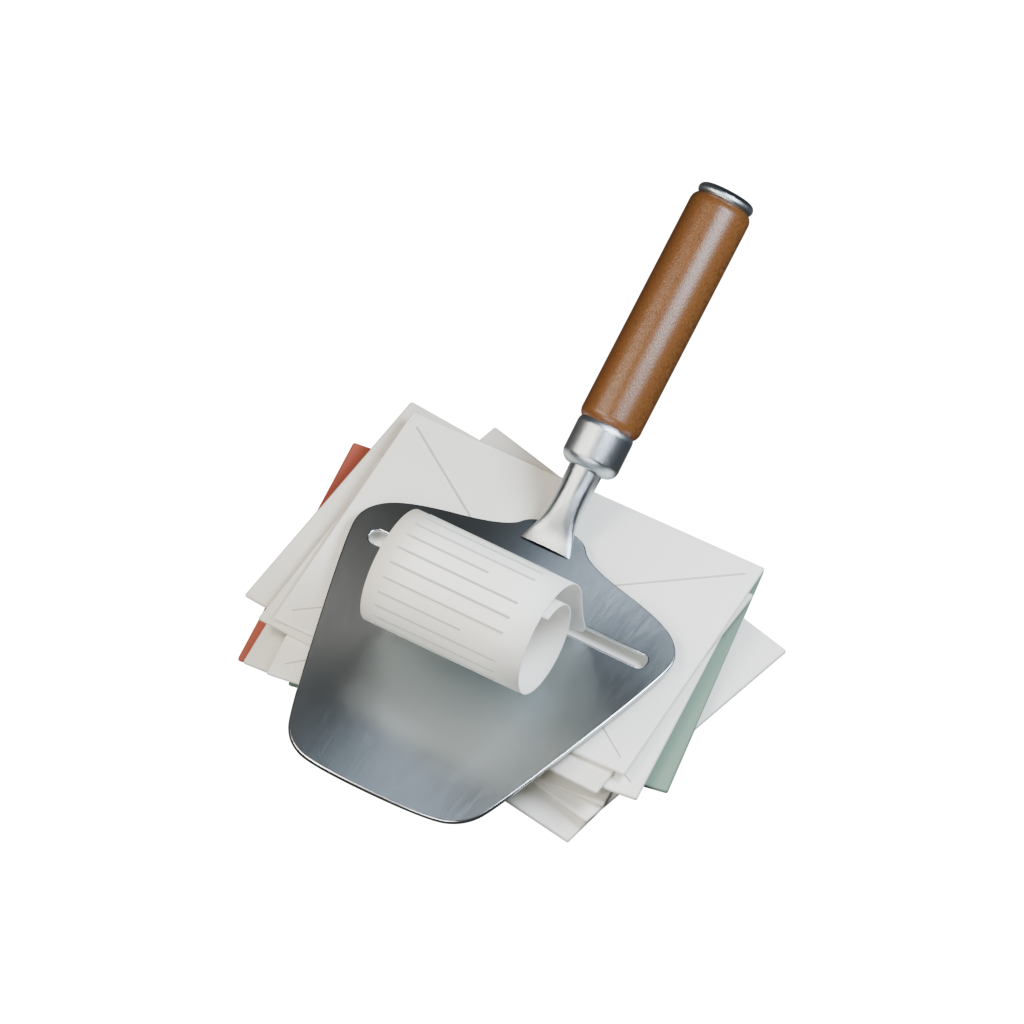

Reproduce this figure in Python.
"""Procedural studio icon. Blender -b -P icon.py -- icon.png"""
import bpy
import math
import random
import sys
from pathlib import Path
from mathutils import Vector

out = Path(sys.argv[sys.argv.index('--') + 1]).resolve()
assert out.suffix == '.png'
random.seed(17)
bpy.ops.wm.read_factory_settings(use_empty=True)
scene = bpy.context.scene
scene.render.engine = 'CYCLES'
scene.cycles.samples = 96
scene.cycles.use_denoising = True
scene.render.resolution_x = scene.render.resolution_y = 1024
scene.render.resolution_percentage = 100
scene.render.image_settings.file_format = 'PNG'
scene.render.image_settings.color_mode = 'RGBA'
scene.render.film_transparent = True
scene.render.use_stamp = False
scene.view_settings.view_transform = 'AgX'
scene.world = bpy.data.worlds.new('Studio world')
scene.world.color = (.18, .18, .18)


def material(name, color, rough=.4, metal=0, grain=None):
    m = bpy.data.materials.new(name)
    m.diffuse_color = (*color, 1)
    m.use_nodes = True
    n = m.node_tree.nodes
    l = m.node_tree.links
    bs = n.get('Principled BSDF')
    bs.inputs['Base Color'].default_value = (*color, 1)
    bs.inputs['Roughness'].default_value = rough
    bs.inputs['Metallic'].default_value = metal
    if metal:
        bs.inputs['Anisotropic'].default_value = .72
    if grain:
        coord = n.new('ShaderNodeTexCoord')
        mapping = n.new('ShaderNodeVectorMath')
        mapping.operation = 'MULTIPLY'
        mapping.inputs[1].default_value = grain
        l.new(coord.outputs['Generated'], mapping.inputs[0])
        noise = n.new('ShaderNodeTexNoise')
        noise.inputs['Scale'].default_value = 8
        noise.inputs['Detail'].default_value = 3
        l.new(mapping.outputs[0], noise.inputs['Vector'])
        bump = n.new('ShaderNodeBump')
        bump.inputs['Strength'].default_value = .16
        bump.inputs['Distance'].default_value = .012 if metal else .018
        l.new(noise.outputs['Fac'], bump.inputs['Height'])
        l.new(bump.outputs[0], bs.inputs['Normal'])
        if name == 'Walnut':
            ramp = n.new('ShaderNodeValToRGB')
            ramp.color_ramp.elements[0].color = (.025, .009, .003, 1)
            ramp.color_ramp.elements[1].color = (.24, .095, .027, 1)
            l.new(noise.outputs['Fac'], ramp.inputs[0])
            l.new(ramp.outputs[0], bs.inputs['Base Color'])
    return m

steel = material('Brushed stainless', (.52, .57, .60), .27, 1, (150, 1, 2))
wood = material('Walnut', (.14, .055, .018), .3, grain=(12, .3, 12))
paper = material('Cotton paper', (.83, .80, .71), .78, grain=(80, 80, 15))
white = material('Fresh paper', (.96, .94, .86), .69, grain=(100, 100, 20))
ink = material('Faint printed rules', (.43, .47, .44), .8)
seam = material('Fold shadow', (.56, .54, .49), .85)
red = material('Terracotta card', (.35, .075, .045), .7, grain=(50,50,10))
green = material('Sage card', (.17, .26, .19), .7, grain=(50,50,10))


def bevel(obj, width, segments=4):
    mod = obj.modifiers.new('Soft manufactured edges', 'BEVEL')
    mod.width, mod.segments = width, segments
    obj.modifiers.new('Weighted normals', 'WEIGHTED_NORMAL')
    return obj


def box(name, loc, size, mat, radius=.02, rot=0):
    bpy.ops.mesh.primitive_cube_add(size=1, location=loc)
    o = bpy.context.object
    o.name = name
    o.dimensions = size
    bpy.ops.object.transform_apply(location=False, rotation=False, scale=True)
    o.data.materials.append(mat)
    bevel(o, radius)
    o.rotation_euler.z = rot
    return o


def mesh(name, vertices, faces, mat):
    data = bpy.data.meshes.new(name)
    data.from_pydata(vertices, [], faces)
    data.update()
    o = bpy.data.objects.new(name, data)
    scene.collection.objects.link(o)
    o.data.materials.append(mat)
    return o


def line(name, points, mat, width=.008):
    c = bpy.data.curves.new(name, 'CURVE')
    c.dimensions = '3D'
    c.bevel_depth = width
    c.bevel_resolution = 3
    s = c.splines.new('POLY')
    s.points.add(len(points)-1)
    for p, v in zip(s.points, points):
        p.co = (*v, 1)
    o = bpy.data.objects.new(name,c)
    scene.collection.objects.link(o)
    o.data.materials.append(mat)
    return o


# A loose stack: real thickness, visible folded envelope backs, and two task cards.
for i in range(9):
    angle = [-.16,.12,-.23,.07,.19,-.08,.13,-.04,.025][i]
    x = [.03,-.22,.16,-.1,.12,-.19,.05,-.03,0][i]
    y = .2 + (i%3-.8)*.11
    z = .07 + i*.038
    mat = red if i == 1 else green if i == 4 else paper if i%2 else white
    obj = box('Envelope' if i not in (1,4) else 'Task card', (x,y,z), (2.55,1.85,.03), mat, .035, angle)
    if i in (6,8):
        def pt(a,b):
            return (x+a*math.cos(angle)-b*math.sin(angle),y+a*math.sin(angle)+b*math.cos(angle),z+.018)
        line('Envelope flap', [pt(-1.19,.82),pt(0,-.02),pt(1.19,.82)], seam,.006)
        line('Envelope lower folds', [pt(-1.19,-.82),pt(-.37,-.23)], seam,.004)
        line('Envelope lower folds', [pt(1.19,-.82),pt(.37,-.23)], seam,.004)
# A visible task corner, with empty boxes rather than letters or logos.
for j in range(3):
    y = -.15+j*.21
    line('Task checkbox', [(1.08,y,.278),(1.19,y,.278),(1.19,y+.10,.278),(1.08,y+.10,.278),(1.08,y,.278)], ink,.006)

# Shoulder-wide blade with a narrow rounded nose. The handle points toward +Y.
outline = [(-.18,.86),(-.30,.69),(-.94,.55),(-1.16,.38),(-1.16,.15),
           (-.76,-1.25),(-.65,-1.46),(-.43,-1.55),(.43,-1.55),(.65,-1.46),
           (.76,-1.25),(1.16,.15),(1.16,.38),(.94,.55),(.30,.69),(.18,.86)]
# Corner cutting makes a continuous pressed outline without polygonal shoulders.
for _ in range(4):
    outline = [point for a,b in zip(outline, outline[1:]+outline[:1])
               for point in ((.75*a[0]+.25*b[0], .75*a[1]+.25*b[1]),
                             (.25*a[0]+.75*b[0], .25*a[1]+.75*b[1]))]
# At 40 mm per scene unit this is 1.2 mm steel; keep the original top surface.
z0=.445
thickness=.030
verts=[(x,y,z0+z) for z in (0,thickness) for x,y in outline]
n=len(outline)
faces=[tuple(reversed(range(n))),tuple(range(n,2*n))]+[(i,(i+1)%n,(i+1)%n+n,i+n) for i in range(n)]
blade=mesh('Tapered steel blade',verts,faces,steel)
# Boolean makes an actual aperture, not a dark line painted on solid steel.
slot=box('Slot cutter',(0,.20,z0+.015),(2.02,.11,.4),steel,.044)
slot.modifiers[0].segments=16
bpy.context.view_layer.objects.active=slot
bpy.ops.object.modifier_apply(modifier=slot.modifiers[0].name)
bpy.context.view_layer.objects.active=blade
cut=blade.modifiers.new('Cutting aperture','BOOLEAN')
cut.operation='DIFFERENCE'
cut.object=slot
bpy.ops.object.modifier_apply(modifier=cut.name)
bpy.data.objects.remove(slot,do_unlink=True)
polished = material('Polished steel edge', (.65,.69,.72), .16, 1)
blade.data.materials.append(polished)
bevel(blade,.011,8)
blade.modifiers[0].material=1
blade.modifiers[0].harden_normals=True
blade.modifiers[1].keep_sharp=True
for face in blade.data.polygons:
    face.use_smooth = abs(face.normal.z) < .9
line('Polished cutting edge',[(-.96,.145,.477),(.96,.145,.477)],polished,.004)


def between(name,a,b,radius,mat):
    direction=Vector(b)-Vector(a)
    bpy.ops.mesh.primitive_cylinder_add(vertices=64,radius=radius,depth=direction.length,location=(Vector(a)+Vector(b))/2)
    o=bpy.context.object
    o.name=name
    o.rotation_euler=direction.to_track_quat('Z','Y').to_euler()
    o.data.materials.append(mat)
    bevel(o,.075,8)
    for p in o.data.polygons: p.use_smooth=True
    return o

# A flattened root rolls smoothly into the round rising neck.
neck_profile=[(.66,.478,.18,.016),(.70,.485,.17,.025),(.76,.50,.145,.045),
              (.83,.53,.12,.075),(.92,.575,.108,.095),(1.05,.64,.108,.105),
              (1.18,.71,.11,.11),(1.32,.77,.115,.115)]
verts=[]
for y,z,rx,rz in neck_profile:
    for j in range(64):
        a=2*math.pi*j/64
        verts.append((rx*math.cos(a),y,z+rz*math.sin(a)))
faces=[(i*64+j,i*64+(j+1)%64,(i+1)*64+(j+1)%64,(i+1)*64+j)
       for i in range(len(neck_profile)-1) for j in range(64)]
neck=mesh('Flowing pressed neck',verts,faces,steel)
sub=neck.modifiers.new('Smooth neck transition','SUBSURF'); sub.levels=2
for face in neck.data.polygons: face.use_smooth=True
between('Steel ferrule',(0,1.18,.70),(0,1.48,.86),.19,steel)
between('Walnut grip',(0,1.43,.83),(0,2.92,1.53),.205,wood)
between('End cap',(0,2.90,1.52),(0,2.97,1.55),.19,steel)

# The letter emerges through the slot and coils 1.25 turns above the blade.
profile=[(.20,.43),(.17,.61),(.13,.81)]
def curl(t, offset=0):
    radius=.43-.18*t/(2.5*math.pi)+offset
    return (-.30+radius*math.cos(t), .98+radius*math.sin(t))
profile += [curl(2.5*math.pi*i/160) for i in range(161)]
v=[(x,y,z) for y,z in profile for x in (-.58,.58)]
strip=mesh('Single curled letter',v,[(2*i,2*i+1,2*i+3,2*i+2) for i in range(len(profile)-1)],white)
sub=strip.modifiers.new('Relaxed paper curl','SUBSURF'); sub.levels=2
solid=strip.modifiers.new('Paper thickness','SOLIDIFY'); solid.thickness=.008
for face in strip.data.polygons: face.use_smooth=True
# Rules sit on the outer face of the spiral, with no letters or glyphs.
for i,t in enumerate([.65, .92, 1.19, 1.46, 1.73, 2.0, 2.27, 2.54, 2.81, 3.08, 3.35]):
    y,z=curl(t,.009)
    line('Curled letter rule',[(-.48,y,z),(.40 if i%4!=3 else .12,y,z)],ink,.007)
subject=list(scene.objects)

# Orthographic camera and broad softboxes: no external textures or environment maps.
bpy.ops.object.camera_add(location=(5,-8,14))
cam=bpy.context.object
cam.rotation_euler=(Vector((0,.55,.35))-cam.location).to_track_quat('-Z','Y').to_euler()
cam.data.type='ORTHO'; cam.data.ortho_scale=7.5
scene.camera=cam
for name,loc,power,sz,color in [
    ('Large warm key',(-4,-3,8),850,5,(1,.91,.79)),
    ('Cool strip reflection',(4,2,6),1000,4,(.79,.88,1)),
    ('Front fill',(1,-5,4),250,3,(1,1,1))]:
    bpy.ops.object.light_add(type='AREA',location=loc)
    o=bpy.context.object; o.name=name; o.data.energy=power; o.data.shape='RECTANGLE'
    o.data.size=sz; o.data.size_y=sz*.65; o.data.color=color
    o.rotation_euler=(Vector((0,0,.3))-o.location).to_track_quat('-Z','Y').to_euler()

# Frame evaluated subject geometry at 660 px, independently of the 824 px plate.
bpy.context.view_layer.update()
deps=bpy.context.evaluated_depsgraph_get()
view=cam.matrix_world.inverted()
points=[]
for obj in subject:
    evaluated=obj.evaluated_get(deps)
    geometry=evaluated.to_mesh()
    if geometry:
        points.extend(view @ evaluated.matrix_world @ v.co for v in geometry.vertices)
        evaluated.to_mesh_clear()
lo=Vector((min(p.x for p in points),min(p.y for p in points),0))
hi=Vector((max(p.x for p in points),max(p.y for p in points),0))
scale=660/(max(hi.x-lo.x,hi.y-lo.y)*1024/cam.data.ortho_scale)
center=(lo+hi)/2
root=bpy.data.objects.new('Optically centered subject',None)
scene.collection.objects.link(root)
for obj in subject: obj.parent=root
root.scale=(scale,)*3
# Camera-space origin is the framing target, not the world origin.
rotation=cam.rotation_euler.to_matrix()
target=Vector((0,.55,.35))
root.location=target*(1-scale)+rotation @ Vector((-scale*center.x,-scale*center.y,0))
assert 1 < scale < 1.5
print('Subject maximum extent: 660 px; scale',round(scale,4),flush=True)

# A camera-facing rounded square keeps the macOS silhouette inside the 824 px grid.
plate_mat=material('Icon plate',(.79,.76,.68),.62)
rim=[]
for cx,cy,start in [(2.065,2.065,0),(-2.065,2.065,90),(-2.065,-2.065,180),(2.065,-2.065,270)]:
    for step in range(17):
        angle=math.radians(start+step*90/16)
        rim.append((cx+.95*math.cos(angle),cy+.95*math.sin(angle),0))
plate=mesh('Rounded icon plate',rim,[tuple(range(len(rim)))],plate_mat)
solid=plate.modifiers.new('Plate depth','SOLIDIFY'); solid.thickness=.12
bevel(plate,.045,4)
plate.rotation_euler=cam.rotation_euler
plate.location=Vector((0,.55,.35)) + cam.rotation_euler.to_matrix() @ Vector((0,0,-1.55))
assert len(outline)==256 and .025 <= thickness <= .0375
assert max(abs(x) for x,y in outline if y>0) > max(abs(x) for x,y in outline if y<-1.3)
assert len(profile)>3 and scene.render.resolution_x==1024
for variant,color in [('light',(.79,.76,.68)),('dark',(.027,.035,.032))]:
    plate_mat.node_tree.nodes.get('Principled BSDF').inputs['Base Color'].default_value=(*color,1)
    scene.render.filepath=str(out.with_name(out.stem+'-'+variant+'.png'))
    bpy.ops.render.render(write_still=True)
# The main asset is an isolated transparent object; the thumbnail previews the light icon.
plate.hide_render=True
scene.render.filepath=str(out)
bpy.ops.render.render(write_still=True)
image=bpy.data.images.load(str(out.with_name(out.stem+'-light.png')))
assert len(image.pixels) == 1024 * 1024 * 4
image.pixels[0]  # Load pixels before changing the source path.
image.scale(32,32)
image.filepath_raw=str(out.with_name(out.stem+'-32.png')); image.save()
assert all(out.with_name(out.stem+s+'.png').exists() for s in ('','-light','-dark','-32'))
